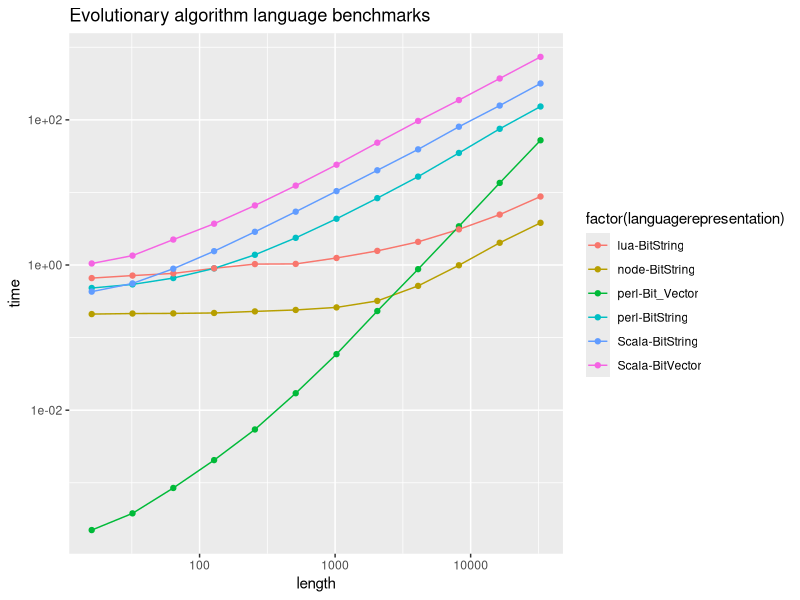

Source code (R):
library("ggplot2")
measures <- read.csv('measures.csv')

ggplot(measures,aes(x=length,y=time,colour=factor(languagerepresentation)))+ geom_line() + geom_point() +  ggtitle("Evolutionary algorithm language benchmarks")+scale_x_log10()+scale_y_log10()
